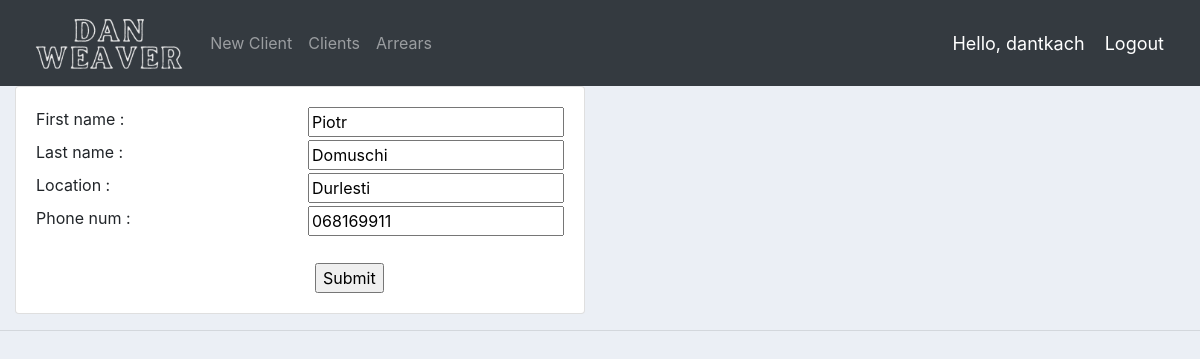
Page /update_client/30/ (signed in) on the committed database.
### accounts/models.py (models this page shows, shortened)
class Client(models.Model):
	first_name = models.CharField(max_length=200, null=True)
	last_name = models.CharField(max_length=200, null=True)
	location = models.CharField(max_length=200, null=True)
	phone_num = models.CharField(max_length=20, null=True)

### accounts/decorators.py (the view)
		def wrapper_func(request, *args, **kwargs):
			group = None
			if request.user.groups.exists():
				group = request.user.groups.all()[0].name
			if group in allowed_roles:
				return view_func(request, *args, **kwargs)
			else:
				return HttpResponse('You are not authorized to view this page')

### accounts/forms.py
class ClientForm(ModelForm):
	class Meta:
		model = Client
		fields = '__all__'
		exclude = ['balance']

### accounts/views.py (called while the page is built)
@login_required(login_url='login')
@allowed_users(allowed_roles=['admin'])
def updateClient(request, pk):
    client = Client.objects.get(id=pk)
    form = ClientForm(instance=client)
    if request.method == 'POST':
        form = ClientForm(request.POST, instance=client)
        if form.is_valid():
            form.save()
            return redirect(f'/client/{client.id}/')
    context = {'form': form}
    return render(request, 'accounts/new_client.html', context)

### accounts/templates/accounts/new_client.html (shortened to what this page needs)
{%  extends 'accounts/my_main.html' %}
{% load static %}
{% block content %}
<div class="row">
	<div class="col-md-6">
		<div class="card card-body">
			<form action="" method="POST">
				{% for field in form %}
				<div class="row">
					<div class="col text-left">{{field.label}} : </div>
					<div class="col">{{field}}</div>
					</div>
				{% endfor %}
				<br>
				<div class="row">
				<div class="col"></div>
				<div class="col"><input type="submit" name="Submit"></div>
				</div>
			</form>
		</div>
	</div>
</div>
{% endblock %}

### accounts/templates/accounts/my_navbar.html (shortened to what this page needs)
{% load static %}
<nav class="navbar navbar-expand-lg navbar-dark bg-dark">
 <img src="{% static 'images/logo2.png' %}" height="70">
  <div class="collapse navbar-collapse" id="navbarNav">
    <ul class="navbar-nav">
      {% if request.user.is_staff %}
        <li class="nav-item">
        <a class="nav-link" href="{% url 'createClient' %}">New Client</a>
      </li>
      <li class="nav-item">
        <a class="nav-link" href="{% url 'home' %}">Clients</a>
      </li>
      <li class="nav-item">
        <a class="nav-link" href="{% url 'arrears' %}">Arrears</a>
      </li>
      {% endif %}
    </ul>
  </div>
  <span class="hello-msg">Hello, {{request.user}}</span>
  <span ><a  class="hello-msg" href="{% url 'logout' %}">Logout</a></span>
</nav>

### static/css/main.css (style rules this page uses)
body { background-color: #ebeff5; }

### accounts/templates/accounts/my_navbar.html (style rules this page uses)
.hello-msg { font-size: 18px; color: #fff; margin-right: 20px; }

### rows in the picture
Client: form "Piotr" "Domuschi" "Durlesti" "068169911"

### other values in the picture
{{ request.user }} "dantkach"
{{ field.label }} "First name" "Last name" "Location" "Phone num"
